Frame 1 (no input): blank canvas, image omitted
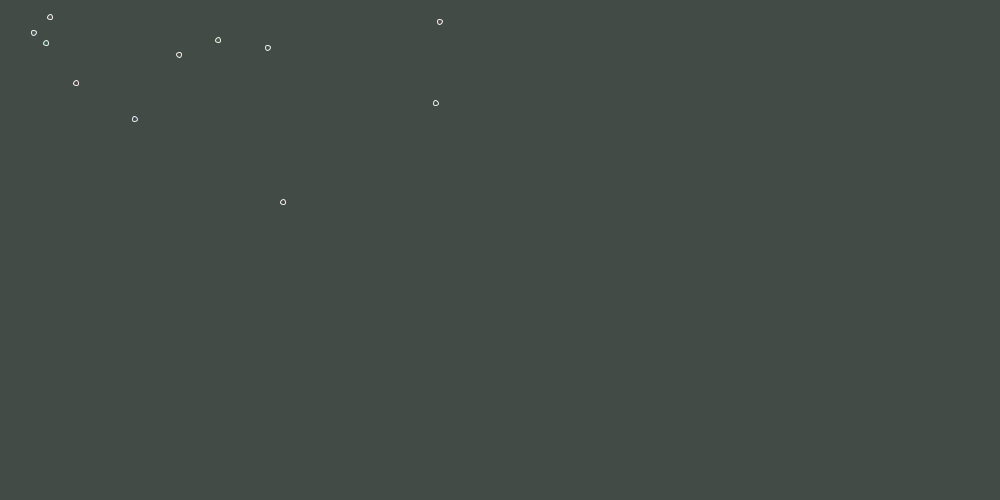
Frame 60 (the mouse pressed at the canvas centre just before this capture)
Frame 120 (the mouse held since frame 60 and released just before this capture): blank canvas, image omitted

The Processing sketch that drew this single still picture (run headless with seeded random() and noise(); from frame 60 on, the mouse is pressed at the canvas centre):

// Processing sketch: processing_42326
// ── processing_42326.pde

flock[] f;

void setup()
{
 size(1000,500);
 smooth();
 stroke(240);



 f = new flock[45];
 for(int i=0; i<45; i++)
 {
   f[i] = new flock();
   f[i].x = random(width,width*2);
   f[i].y = random(height,height*2);
   f[i].d = (int)(5);
   f[i].v = (int)(5);
 }
}

void draw()
{
 background(66,75,70);
 for(int i=0; i<f.length; i++)

 {

   f[i].show();
 }
}

class flock
{
 float x, y;
 int d, v;

 void show()
 {
     x += ( mouseX- random (width/1 ) ) * 0.01 * v;
   y += ( mouseY - random(height/1 )) * 0.01 * v;
   fill(random(255),random(255),random(255),30);
   smooth();
   ellipse(x,y, d,d);

 }





}
